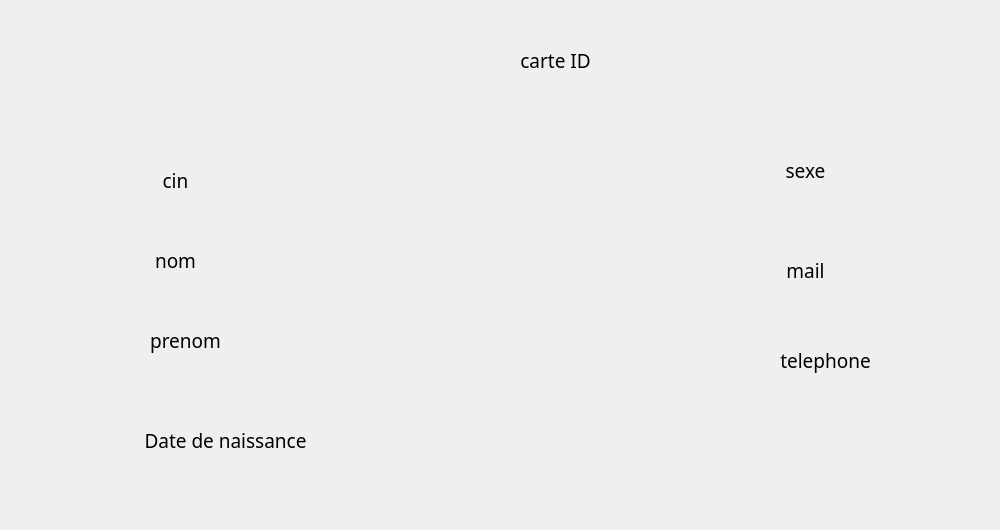
      <widget class="QWidget" name="tab">
       <attribute name="title">
        <string>Page</string>
       </attribute>
       <widget class="QLabel" name="rfidlabel">
        <property name="geometry">
         <rect>
          <x>520</x>
          <y>70</y>
          <width>241</width>
          <height>21</height>
         </rect>
        </property>
        <property name="text">
         <string/>
        </property>
       </widget>
       <widget class="QLabel" name="cinlabel">
        <property name="geometry">
         <rect>
          <x>160</x>
          <y>200</y>
          <width>141</width>
          <height>31</height>
         </rect>
        </property>
        <property name="text">
         <string/>
        </property>
       </widget>
       <widget class="QLabel" name="nomlabel">
        <property name="geometry">
         <rect>
          <x>160</x>
          <y>270</y>
          <width>141</width>
          <height>51</height>
         </rect>
        </property>
        <property name="text">
         <string/>
        </property>
       </widget>
       <widget class="QLabel" name="prenomlabel">
        <property name="geometry">
         <rect>
          <x>140</x>
          <y>340</y>
          <width>141</width>
          <height>51</height>
         </rect>
        </property>
        <property name="text">
         <string/>
        </property>
       </widget>
       <widget class="QLabel" name="datelabel">
        <property name="geometry">
         <rect>
          <x>140</x>
          <y>470</y>
          <width>141</width>
          <height>51</height>
         </rect>
        </property>
        <property name="text">
         <string/>
        </property>
       </widget>
       <widget class="QLabel" name="sexelabel">
        <property name="geometry">
         <rect>
          <x>780</x>
          <y>190</y>
          <width>141</width>
          <height>51</height>
         </rect>
        </property>
        <property name="text">
         <string/>
        </property>
       </widget>
       <widget class="QLabel" name="maillabel">
        <property name="geometry">
         <rect>
          <x>780</x>
          <y>290</y>
          <width>211</width>
          <height>51</height>
         </rect>
        </property>
        <property name="text">
         <string/>
        </property>
       </widget>
       <widget class="QLabel" name="telephonelabel">
        <property name="geometry">
         <rect>
          <x>780</x>
          <y>380</y>
          <width>211</width>
          <height>51</height>
         </rect>
        </property>
        <property name="text">
         <string/>
        </property>
       </widget>
       <widget class="QLabel" name="Prix_2">
        <property name="geometry">
         <rect>
          <x>510</x>
          <y>40</y>
          <width>91</width>
          <height>41</height>
         </rect>
        </property>
        <property name="font">
         <font>
          <family>Sitka</family>
          <pointsize>14</pointsize>
          <weight>50</weight>
          <bold>false</bold>
          <strikeout>false</strikeout>
         </font>
        </property>
        <property name="styleSheet">
         <string notr="true">background-color: transparent;
color: rgb(0, 0, 0);</string>
        </property>
        <property name="frameShape">
         <enum>QFrame::NoFrame</enum>
        </property>
        <property name="text">
         <string>carte ID</string>
        </property>
        <property name="alignment">
         <set>Qt::AlignCenter</set>
        </property>
       </widget>
       <widget class="QLabel" name="Prix_3">
        <property name="geometry">
         <rect>
          <x>130</x>
          <y>160</y>
          <width>91</width>
          <height>41</height>
         </rect>
        </property>
        <property name="font">
         <font>
          <family>Sitka</family>
          <pointsize>14</pointsize>
          <weight>50</weight>
          <bold>false</bold>
          <strikeout>false</strikeout>
         </font>
        </property>
        <property name="styleSheet">
         <string notr="true">background-color: transparent;
color: rgb(0, 0, 0);</string>
        </property>
        <property name="frameShape">
         <enum>QFrame::NoFrame</enum>
        </property>
        <property name="text">
         <string>cin</string>
        </property>
        <property name="alignment">
         <set>Qt::AlignCenter</set>
        </property>
       </widget>
       <widget class="QLabel" name="Prix_4">
        <property name="geometry">
         <rect>
          <x>140</x>
          <y>420</y>
          <width>171</width>
          <height>41</height>
         </rect>
        </property>
        <property name="font">
         <font>
          <family>Sitka</family>
          <pointsize>14</pointsize>
          <weight>50</weight>
          <bold>false</bold>
          <strikeout>false</strikeout>
         </font>
        </property>
        <property name="styleSheet">
         <string notr="true">background-color: transparent;
color: rgb(0, 0, 0);</string>
        </property>
        <property name="frameShape">
         <enum>QFrame::NoFrame</enum>
        </property>
        <property name="text">
         <string>Date de naissance</string>
        </property>
        <property name="alignment">
         <set>Qt::AlignCenter</set>
        </property>
       </widget>
       <widget class="QLabel" name="Prix_6">
        <property name="geometry">
         <rect>
          <x>760</x>
          <y>250</y>
          <width>91</width>
          <height>41</height>
         </rect>
        </property>
        <property name="font">
         <font>
          <family>Sitka</family>
          <pointsize>14</pointsize>
          <weight>50</weight>
          <bold>false</bold>
          <strikeout>false</strikeout>
         </font>
        </property>
        <property name="styleSheet">
         <string notr="true">background-color: transparent;
color: rgb(0, 0, 0);</string>
        </property>
        <property name="frameShape">
         <enum>QFrame::NoFrame</enum>
        </property>
        <property name="text">
         <string>mail</string>
        </property>
        <property name="alignment">
         <set>Qt::AlignCenter</set>
        </property>
       </widget>
       <widget class="QLabel" name="Prix_8">
        <property name="geometry">
         <rect>
          <x>130</x>
          <y>240</y>
          <width>91</width>
          <height>41</height>
         </rect>
        </property>
        <property name="font">
         <font>
          <family>Sitka</family>
          <pointsize>14</pointsize>
          <weight>50</weight>
          <bold>false</bold>
          <strikeout>false</strikeout>
         </font>
        </property>
        <property name="styleSheet">
         <string notr="true">background-color: transparent;
color: rgb(0, 0, 0);</string>
        </property>
        <property name="frameShape">
         <enum>QFrame::NoFrame</enum>
        </property>
        <property name="text">
         <string>nom</string>
        </property>
        <property name="alignment">
         <set>Qt::AlignCenter</set>
        </property>
       </widget>
       <widget class="QLabel" name="Prix_9">
        <property name="geometry">
         <rect>
          <x>140</x>
          <y>320</y>
          <width>91</width>
          <height>41</height>
         </rect>
        </property>
        <property name="font">
         <font>
          <family>Sitka</family>
          <pointsize>14</pointsize>
          <weight>50</weight>
          <bold>false</bold>
          <strikeout>false</strikeout>
         </font>
        </property>
        <property name="styleSheet">
         <string notr="true">background-color: transparent;
color: rgb(0, 0, 0);</string>
        </property>
        <property name="frameShape">
         <enum>QFrame::NoFrame</enum>
        </property>
        <property name="text">
         <string>prenom</string>
        </property>
        <property name="alignment">
         <set>Qt::AlignCenter</set>
        </property>
       </widget>
       <widget class="QLabel" name="Prix_10">
        <property name="geometry">
         <rect>
          <x>760</x>
          <y>150</y>
          <width>91</width>
          <height>41</height>
         </rect>
        </property>
        <property name="font">
         <font>
          <family>Sitka</family>
          <pointsize>14</pointsize>
          <weight>50</weight>
          <bold>false</bold>
          <strikeout>false</strikeout>
         </font>
        </property>
        <property name="styleSheet">
         <string notr="true">background-color: transparent;
color: rgb(0, 0, 0);</string>
        </property>
        <property name="frameShape">
         <enum>QFrame::NoFrame</enum>
        </property>
        <property name="text">
         <string>sexe</string>
        </property>
        <property name="alignment">
         <set>Qt::AlignCenter</set>
        </property>
       </widget>
       <widget class="QLabel" name="Prix_11">
        <property name="geometry">
         <rect>
          <x>780</x>
          <y>340</y>
          <width>91</width>
          <height>41</height>
         </rect>
        </property>
        <property name="font">
         <font>
          <family>Sitka</family>
          <pointsize>14</pointsize>
          <weight>50</weight>
          <bold>false</bold>
          <strikeout>false</strikeout>
         </font>
        </property>
        <property name="styleSheet">
         <string notr="true">background-color: transparent;
color: rgb(0, 0, 0);</string>
        </property>
        <property name="frameShape">
         <enum>QFrame::NoFrame</enum>
        </property>
        <property name="text">
         <string>telephone</string>
        </property>
        <property name="alignment">
         <set>Qt::AlignCenter</set>
        </property>
       </widget>
      </widget>
